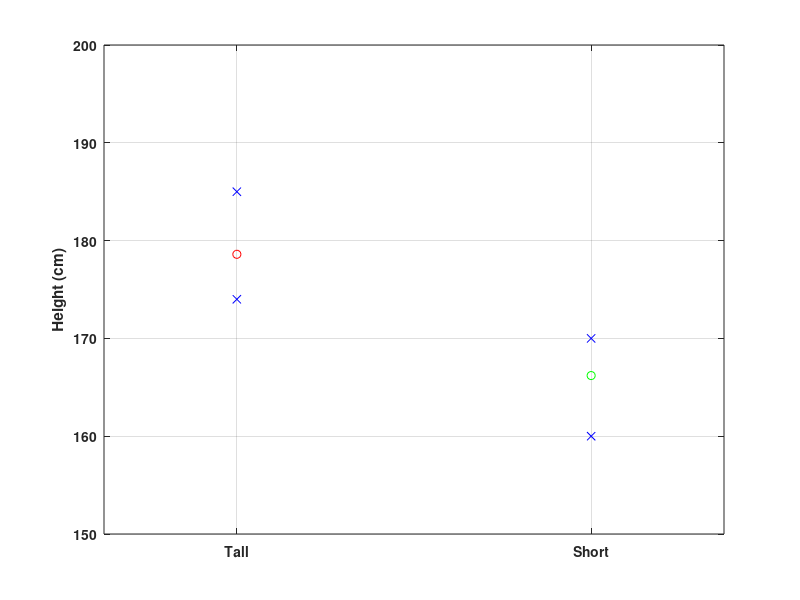
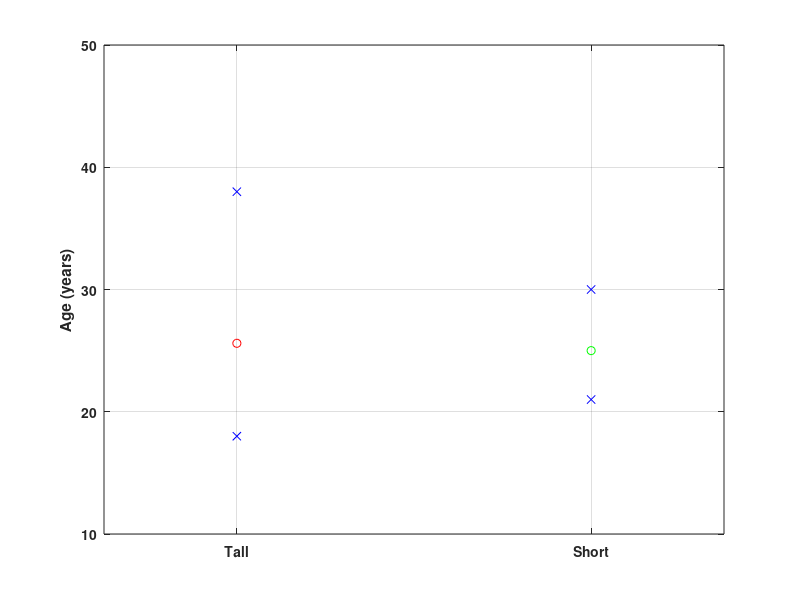

Write the MATLAB code that produced these figures, in order.
%% load data
clear % remove all existing variables
close all % close all figure windows
load('./TutorialData.mat'); % load the tutorial data, be aware of the path
%% 1
dimensions = size(Data)
%% 2
values = unique(Labels)
%% 3
% calculate for tall
isTall = find(Labels == 1);
minimum = min(Data(isTall, 1))
maximum = max(Data(isTall, 1))
average = mean(Data(isTall, 1))

% plot for tall
figure % create a new figure
plot(values(1), average, 'or');
hold on % not to erase current figure for future plotting
plot(values(1), minimum, 'xb');
plot(values(1), maximum, 'xb');

% calculate for short
isShort = find(Labels == -1);
minimum = min(Data(isShort, 1))
maximum = max(Data(isShort, 1))
average = mean(Data(isShort, 1))

% plot for short
plot(values(2), average, 'og');
plot(values(2), minimum, 'xb');
plot(values(2), maximum, 'xb');

% set the figure in a clear way
grid on;
xlim([-1.75, 1.75]);
ylim([150 200]);
ylabel('Height (cm)');
set(gca,'xtick', values, 'xticklabel', {'Tall', 'Short'}); % {} is cell (learn by youself if you are interested)
set(gca, 'fontweight', 'bold');
%% 4
% calculate for tall
isTall = find(Labels == 1);
minimum = min(Data(isTall, 3))
maximum = max(Data(isTall, 3))
average = mean(Data(isTall, 3))

% plot for tall
figure % create a new figure
plot(values(1), average, 'or');
hold on % not to erase current figure for future plotting
plot(values(1), minimum, 'xb');
plot(values(1), maximum, 'xb');

% calculate for short
isShort = find(Labels == -1);
minimum = min(Data(isShort, 3))
maximum = max(Data(isShort, 3))
average = mean(Data(isShort, 3))

% plot for short
plot(values(2), average, 'og');
plot(values(2), minimum, 'xb');
plot(values(2), maximum, 'xb');

% set the figure in a clear way
grid on;
xlim([-1.75, 1.75]);
ylim([10 50]);
ylabel('Age (years)');
set(gca,'xtick', values, 'xticklabel', {'Tall', 'Short'}) % {} is cell (learn by youself if you are interested)
set(gca, 'fontweight', 'bold');